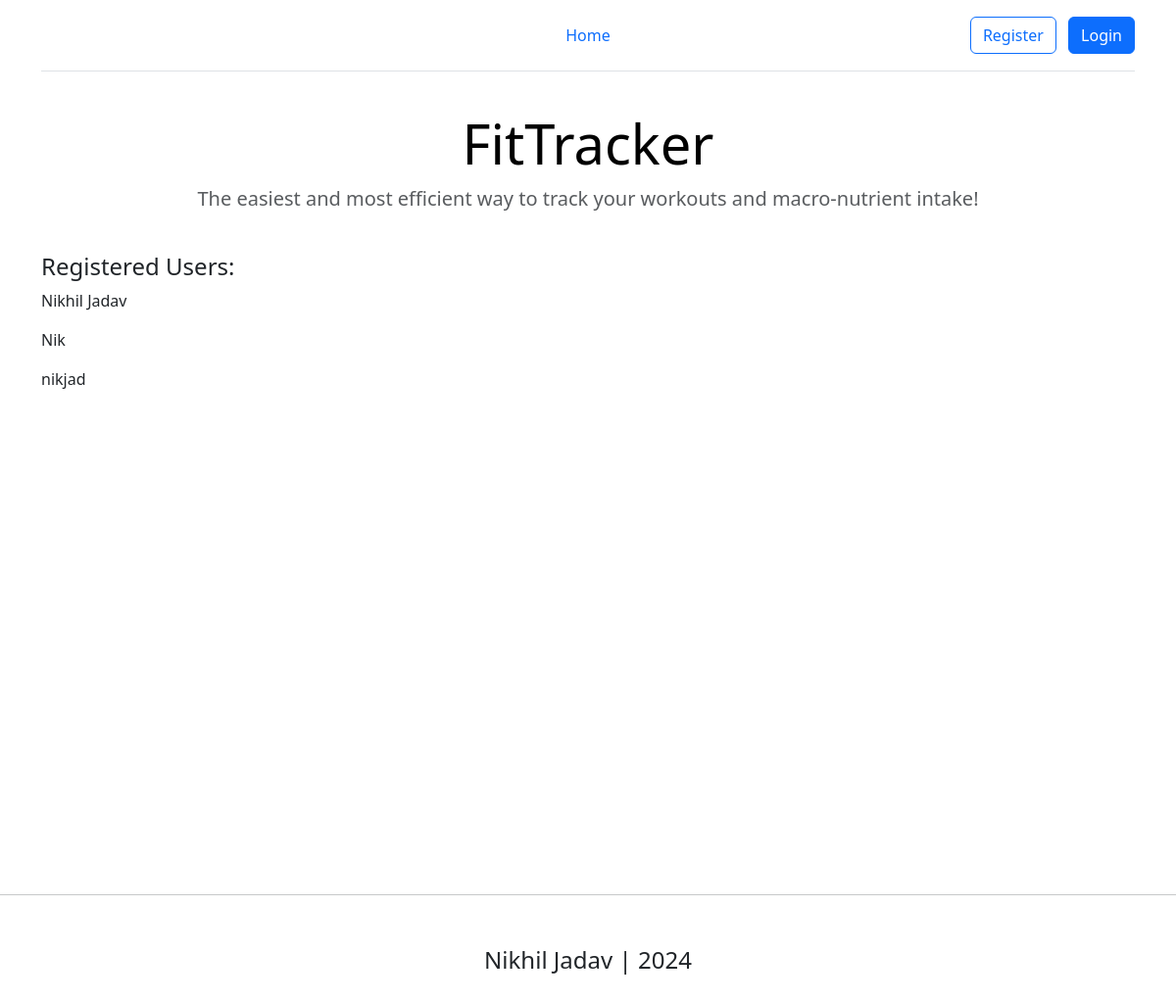
The page / on the database its author committed.
### account/models.py (models this page shows, shortened)
class Account(AbstractBaseUser):
    email                       = models.EmailField(verbose_name="email", max_length=60, unique=True)
    username                    = models.CharField(max_length=30, unique=True)
    date_joined                 = models.DateTimeField(verbose_name='date joined', auto_now_add=True)
    last_login                  = models.DateTimeField(verbose_name='last login', auto_now=True)
    is_admin                    = models.BooleanField(default=False)
    is_active                   = models.BooleanField(default=True)
    is_staff                    = models.BooleanField(default=False)
    is_superuser                = models.BooleanField(default=False)
    USERNAME_FIELD = 'email'
    REQUIRED_FIELDS = ['username',]
    objects = MyAccountManager()

### personal/views.py (the view)
# urls.py: path('', home_screen_view, name="home"),
def home_screen_view(request):
    context = {}
    accounts = Account.objects.all()
    context['accounts'] = accounts
    return render(request, "personal/home.html", context)

### personal/templates/personal/home.html (shortened to what this page needs)
{% extends 'base.html' %}
{% block content %}
<div class="pricing-header p-3 pb-md-4 mx-auto text-center">
    <h1 class="display-4 fw-normal text-body-emphasis">FitTracker</h1>
    <p class="fs-5 text-body-secondary">The easiest and most efficient way to track your workouts and macro-nutrient intake!</p>
</div>
<div class="container">
    <div class="d-flex flex-column">
        <h4>Registered Users:</h4>
        {% for account in accounts %}
            <p>{{account.username}}</p>
        {% endfor %}
    </div>
</div>
{% endblock content %}

### rows shown on the page
Account: username "Nikhil Jadav"
Account: username "Nik"
Account: username "nikjad"
